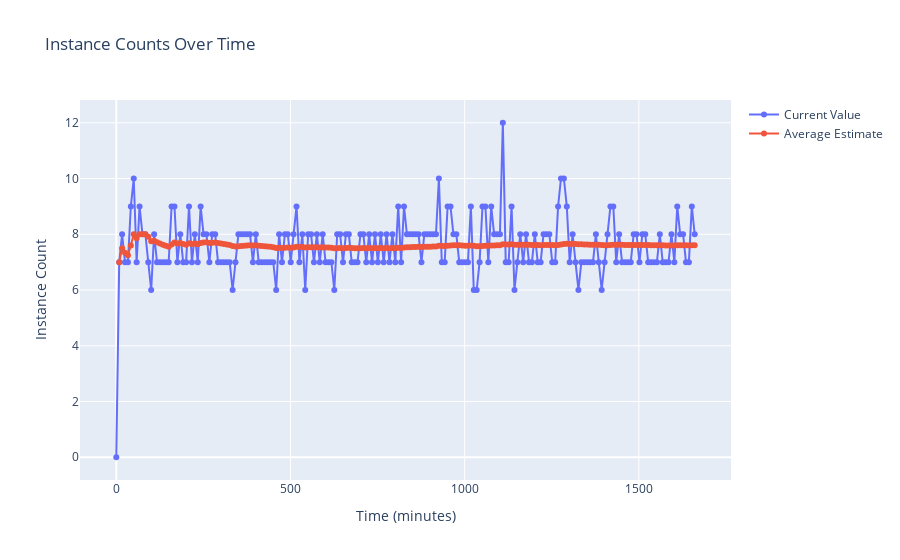

Notebook code for this chart:
### Code cell
fig = go.Figure()
fig.add_trace(
    go.Scatter(
        x = [i/60 for i in sampled_hist_times],
        y = sampled_hist_inst_counts,
        mode = 'markers+lines',
        name = "Current Value",
    ),
)
fig.add_trace(
    go.Scatter(
        x = [i/60 for i in sampled_hist_times],
        y = sampled_hist_inst_avgs,
        mode = 'markers+lines',
        name = "Average Estimate",
    ),
)
fig.update_layout(title="Instance Counts Over Time", xaxis=dict(title="Time (minutes)"), yaxis=dict(title="Instance Count"))

### Figure 1 — Plotly figure (JSON) as saved in the notebook; plotly's stock layout.template omitted (floating-point values rounded to 4 significant figures; data arrays with more than 128 entries replaced by an {"elided": "..."} marker saying what was removed)
{"data": [{"mode": "markers+lines", "name": "Current Value", "type": "scatter", "x": {"elided": "200 float values"}, "y": {"elided": "200 int values"}}, {"mode": "markers+lines", "name": "Average Estimate", "type": "scatter", "x": {"elided": "200 float values"}, "y": {"elided": "200 float values"}}], "layout": {"title": {"text": "Instance Counts Over Time"}, "xaxis": {"title": {"text": "Time (minutes)"}}, "yaxis": {"title": {"text": "Instance Count"}}}}
